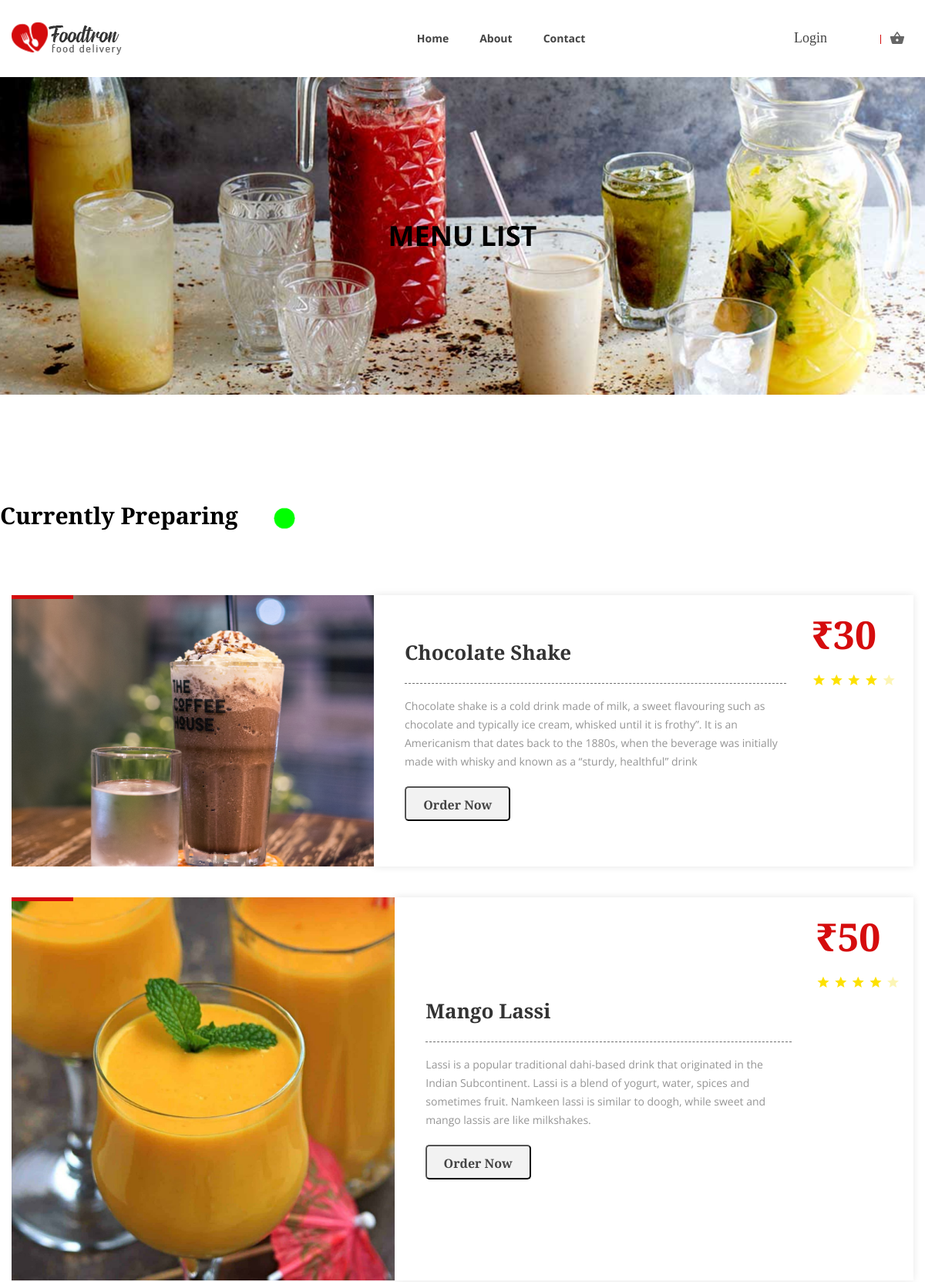
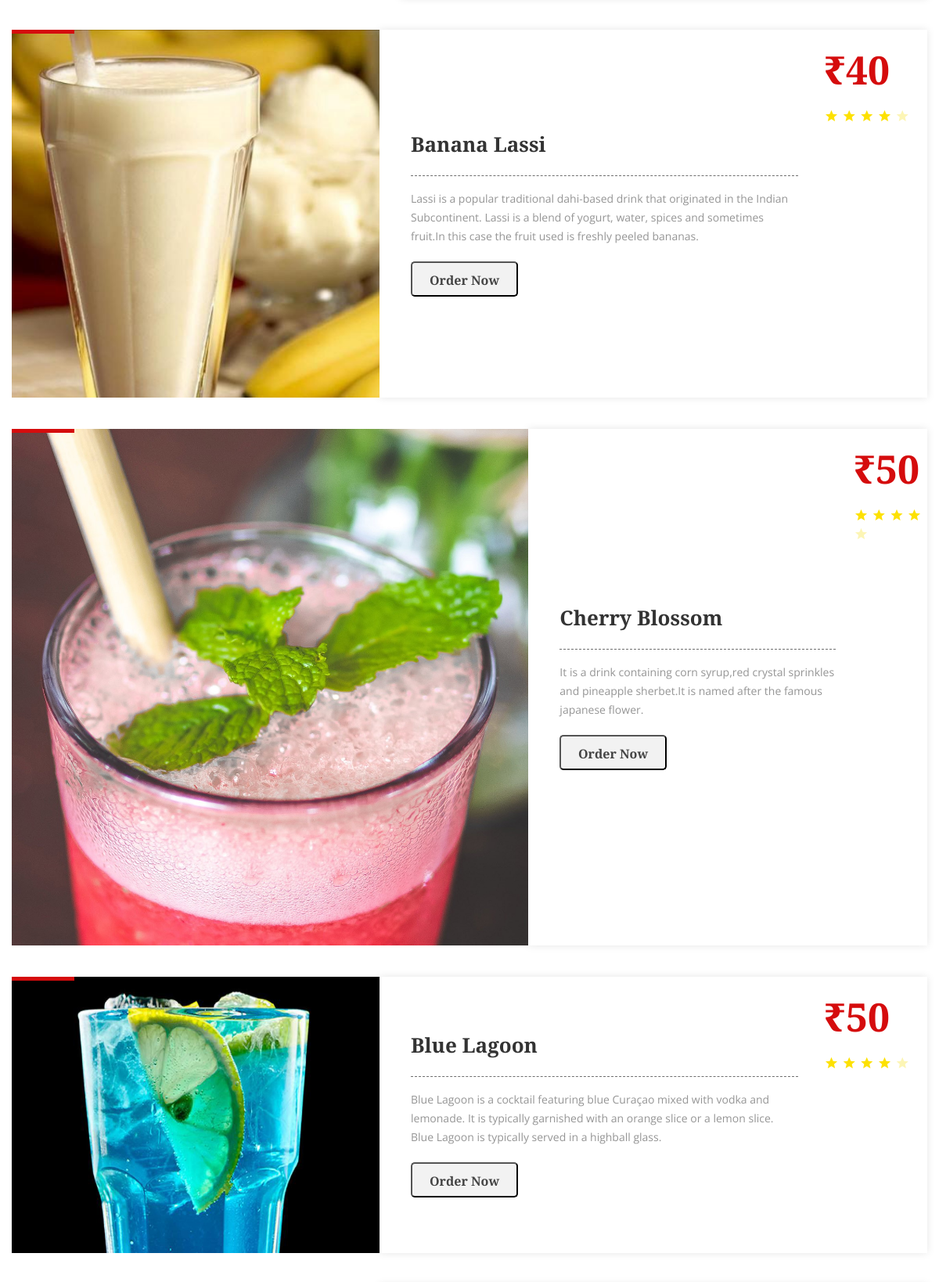
/menu-list2.php (upper part), run on the app's committed database (2 pictures, top to bottom).
### tables this page shows
CREATE TABLE `drinks` (
  `id` int(11) NOT NULL,
  `name` varchar(20) NOT NULL,
  `price` int(11) NOT NULL
);

### menu-list2.php (the view, shortened to what the rows shown need)
<?php
require('php/connection.php');
?>
<!doctype html>
<html class="no-js" lang="zxx">
<head>
	<link rel="stylesheet" href="css/bootstrap.min.css">
	<link rel="stylesheet" href="css/plugins.css">
	<link rel="stylesheet" href="style.css">
   <link rel="stylesheet" href="css/custom.css">
   <link rel="stylesheet" href="cstyle.css">
</head>
<body>
	<div class="wrapper" id="wrapper">
        <div class="">
            <div class="ht__bradcaump__wrap d-flex align-items-center inkimc">
                <div class="container">
                    <div class="row">
                        <div class="col-lg-12 col-md-12 col-sm-12">
                            <div class="bradcaump__inner text-center">
                                <h2 class="bradcaump-title" style="color:#000000;">menu List</h2>
                            </div>
                        </div>
                    </div>
                </div>
            </div>
        </div>
        <section class="food__menu__grid__area section-padding--lg">
            <div class="container">
                <div class="row">
                    <div class="">
                        <h2 style="color: black;">Currently Preparing<img src="images/icons/online.gif" height="60" width="120"></h2>
                    </div>
                </div>
                <div class="row mt--30">
                    <div class="col-lg-12">
                        <div class="fd__tab__content tab-content" id="nav-tabContent">
                            <div class="food__list__tab__content tab-pane fade show active" id="nav-all" role="tabpanel">
                                <div class="single__food__list d-flex wow fadeInUp">
                                    <?php
                                $query = 'select name,price from drinks where id = 200';
                                $result = mysqli_query($conn,$query);
                                $row = mysqli_fetch_array($result, MYSQLI_ASSOC);
                                ?>
                                    <div class="food__list__inner d-flex align-items-center justify-content-between">
                                        <div class="food__list__details">
                                            <h2><?php
                                        echo$row['name'];
                                        ?></h2>
                                            <p>Chocolate shake is a cold drink made of milk, a sweet flavouring such as chocolate and typically ice cream, whisked until it is frothy”. It is an Americanism that dates back to the 1880s, when the beverage was initially made with whisky and known as a “sturdy, healthful” drink</p>
                                            <div class="list__btn">
                                            <form action="php/bcart.php" method="post">
                                            </form>
                                            </div>
                                        </div>
                                    </div>
                                </div>
                                <?php
                                $query = 'select name,price from drinks where id = 201';
                                $result = mysqli_query($conn,$query);
                                $row = mysqli_fetch_array($result, MYSQLI_ASSOC);
                                ?>
                                <div class="single__food__list d-flex wow fadeInUp">
                                    <div class="food__list__inner d-flex align-items-center justify-content-between">
                                        <div class="food__list__details">
                                        <h2><?php
                                        echo$row['name'];
                                        ?></h2>
                                            <p>Lassi is a popular traditional dahi-based drink that originated in the Indian Subcontinent. Lassi is a blend of yogurt, water, spices and sometimes fruit. Namkeen lassi is similar to doogh, while sweet and mango lassis are like milkshakes.</p>
                                            <div class="list__btn">
                                            <form action="php/bcart.php" method="post">
                                            </form>
                                            </div>
                                        </div>
                                        <div class="food__rating">
                                            <div class="list__food__prize">
                                                <span>₹<?php
                                        echo$row['price'];
                                        ?></span>
                                            </div>
                                        </div>
                                    </div>
                                </div>
                                <?php
                                $query = 'select name,price from drinks where id = 202';
                                $result = mysqli_query($conn,$query);
                                $row = mysqli_fetch_array($result, MYSQLI_ASSOC);
                                ?>
                                <div class="single__food__list d-flex wow fadeInUp">
                                    <div class="food__list__inner d-flex align-items-center justify-content-between">
                                        <div class="food__list__details">
                                        <h2><?php
                                        echo$row['name'];
                                        ?></h2>
                                            <p>Lassi is a popular traditional dahi-based drink that originated in the Indian Subcontinent. Lassi is a blend of yogurt, water, spices and sometimes fruit.In this case the fruit used is freshly peeled bananas.</p>
                                            <div class="list__btn">
                                            <form action="php/bcart.php" method="post">
                                            </form>
                                            </div>
                                        </div>
                                        <div class="food__rating">
                                            <div class="list__food__prize">
                                                <span>₹<?php
                                        echo$row['price'];
                                        ?></span>
                                            </div>
                                        </div>
                                    </div>
                                </div>
                                <?php
                                $query = 'select name,price from drinks where id = 203';
                                $result = mysqli_query($conn,$query);
                                $row = mysqli_fetch_array($result, MYSQLI_ASSOC);
                                ?>
                                <div class="single__food__list d-flex wow fadeInUp">
                                    <div class="food__list__inner d-flex align-items-center justify-content-between">
                                        <div class="food__list__details">
                                        <h2><?php
                                        echo$row['name'];
                                        ?></h2>
                                            <p>It is a drink containing corn syrup,red crystal sprinkles and pineapple sherbet.It is named after the famous japanese flower.</p>
                                            <div class="list__btn">
                                            <form action="php/bcart.php" method="post">
                                            </form>
                                            </div>
                                        </div>
                                        <div class="food__rating">
                                            <div class="list__food__prize">
                                                <span>₹<?php
                                        echo$row['price'];
                                        ?></span>
                                            </div>
                                        </div>
                                    </div>
                                </div>
                                <?php
                                $query = 'select name,price from drinks where id = 204';
                                $result = mysqli_query($conn,$query);
                                $row = mysqli_fetch_array($result, MYSQLI_ASSOC);
                                ?>
                                <div class="single__food__list d-flex wow fadeInUp">
                                    <div class="food__list__inner d-flex align-items-center justify-content-between">
                                        <div class="food__list__details">
                                        <h2><?php
                                        echo$row['name'];
                                        ?></h2>
                                            <p>Blue Lagoon is a cocktail featuring blue Curaçao mixed with vodka and lemonade. It is typically garnished with an orange slice or a lemon slice. Blue Lagoon is typically served in a highball glass. </p>
                                            <div class="list__btn">
                                            <form action="php/bcart.php" method="post">
                                            </form>
                                            </div>
                                        </div>
                                        <div class="food__rating">
                                            <div class="list__food__prize">
                                                <span>₹<?php
                                        echo$row['price'];
                                        ?></span>
                                            </div>
                                        </div>
                                    </div>
                                </div>
                            </div>
                            </div>
                        </div>
                    </div>
                </div>
            </div>
</body>
</html>

### data on the page
drinks: name "Chocolate Shake"
drinks: name "Mango Lassi", price "50"
drinks: name "Banana Lassi", price "40"
drinks: name "Cherry Blossom", price "50"
drinks: name "Blue Lagoon", price "50"
